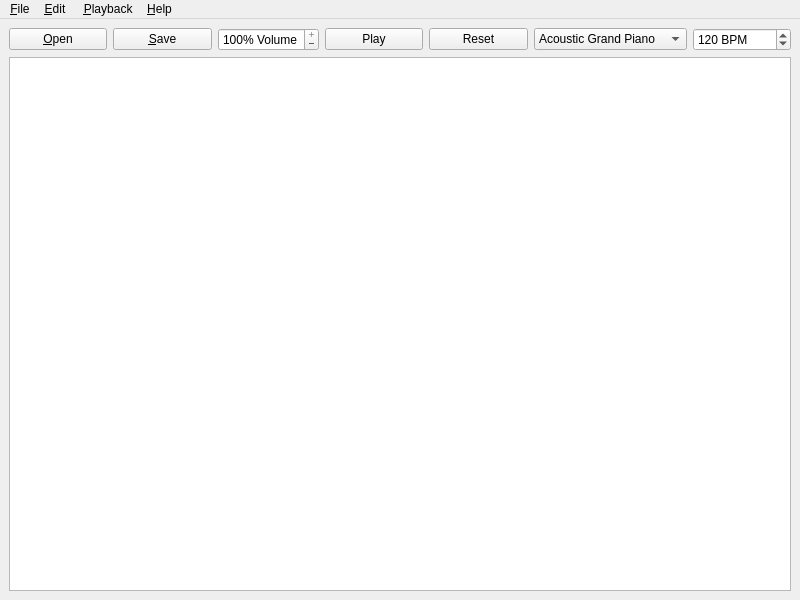
<?xml version="1.0" encoding="UTF-8"?>
<ui version="4.0">
 <author>Julio Augusto de Castilhos Borges</author>
 <class>MusicMachine</class>
 <widget class="QMainWindow" name="MusicMachine">
  <property name="geometry">
   <rect>
    <x>0</x>
    <y>0</y>
    <width>800</width>
    <height>600</height>
   </rect>
  </property>
  <property name="windowTitle">
   <string>Music Machine</string>
  </property>
  <property name="windowIcon">
   <iconset theme="QIcon::ThemeIcon::AudioCard"/>
  </property>
  <property name="unifiedTitleAndToolBarOnMac">
   <bool>false</bool>
  </property>
  <widget class="QWidget" name="centralwidget">
   <layout class="QVBoxLayout" name="verticalLayout">
    <item>
     <layout class="QHBoxLayout" name="horizontalLayout">
      <item>
       <widget class="QPushButton" name="pushButton">
        <property name="text">
         <string>&amp;Open</string>
        </property>
        <property name="icon">
         <iconset theme="QIcon::ThemeIcon::DocumentOpen"/>
        </property>
        <property name="shortcut">
         <string>Ctrl+O</string>
        </property>
       </widget>
      </item>
      <item>
       <widget class="QPushButton" name="pushButton_2">
        <property name="enabled">
         <bool>true</bool>
        </property>
        <property name="text">
         <string>&amp;Save</string>
        </property>
        <property name="icon">
         <iconset theme="QIcon::ThemeIcon::DocumentSave"/>
        </property>
       </widget>
      </item>
      <item>
       <widget class="QSpinBox" name="spinBox">
        <property name="buttonSymbols">
         <enum>QAbstractSpinBox::ButtonSymbols::PlusMinus</enum>
        </property>
        <property name="suffix">
         <string>% Volume</string>
        </property>
        <property name="maximum">
         <number>100</number>
        </property>
        <property name="value">
         <number>100</number>
        </property>
       </widget>
      </item>
      <item>
       <widget class="QPushButton" name="pushButton_3">
        <property name="text">
         <string>Play</string>
        </property>
        <property name="icon">
         <iconset theme="QIcon::ThemeIcon::MediaPlaybackStart"/>
        </property>
       </widget>
      </item>
      <item>
       <widget class="QPushButton" name="pushButton_4">
        <property name="text">
         <string>Reset</string>
        </property>
        <property name="icon">
         <iconset theme="QIcon::ThemeIcon::MediaPlaybackStop"/>
        </property>
       </widget>
      </item>
      <item>
       <widget class="QComboBox" name="comboBox">
        <item>
         <property name="text">
          <string>Acoustic Grand Piano</string>
         </property>
        </item>
        <item>
         <property name="text">
          <string>Bright Acoustic Piano</string>
         </property>
        </item>
        <item>
         <property name="text">
          <string>Electric Grand Piano</string>
         </property>
        </item>
        <item>
         <property name="text">
          <string>Honky-tonk Piano</string>
         </property>
        </item>
        <item>
         <property name="text">
          <string>Electric Piano 1</string>
         </property>
        </item>
        <item>
         <property name="text">
          <string>Electric Piano 2</string>
         </property>
        </item>
        <item>
         <property name="text">
          <string>Harpsichord</string>
         </property>
        </item>
        <item>
         <property name="text">
          <string>Clavinet</string>
         </property>
        </item>
        <item>
         <property name="text">
          <string>Celesta</string>
         </property>
        </item>
        <item>
         <property name="text">
          <string>Glockenspiel</string>
         </property>
        </item>
        <item>
         <property name="text">
          <string>Music Box</string>
         </property>
        </item>
        <item>
         <property name="text">
          <string>Vibraphone</string>
         </property>
        </item>
        <item>
         <property name="text">
          <string>Marimba</string>
         </property>
        </item>
        <item>
         <property name="text">
          <string>Xylophone</string>
         </property>
        </item>
        <item>
         <property name="text">
          <string>Tubular Bells</string>
         </property>
        </item>
        <item>
         <property name="text">
          <string>Dulcimer</string>
         </property>
        </item>
        <item>
         <property name="text">
          <string>Drawbar Organ</string>
         </property>
        </item>
        <item>
         <property name="text">
          <string>Percussive Organ</string>
         </property>
        </item>
        <item>
         <property name="text">
          <string>Rock Organ</string>
         </property>
        </item>
        <item>
         <property name="text">
          <string>Church Organ</string>
         </property>
        </item>
        <item>
         <property name="text">
          <string>Reed Organ</string>
         </property>
        </item>
        <item>
         <property name="text">
          <string>Accordion</string>
         </property>
        </item>
        <item>
         <property name="text">
          <string>Harmonica</string>
         </property>
        </item>
        <item>
         <property name="text">
          <string>Tango Accordion</string>
         </property>
        </item>
        <item>
         <property name="text">
          <string>Acoustic Guitar (nylon)</string>
         </property>
        </item>
        <item>
         <property name="text">
          <string>Acoustic Guitar (steel)</string>
         </property>
        </item>
        <item>
         <property name="text">
          <string>Electric Guitar (jazz)</string>
         </property>
        </item>
        <item>
         <property name="text">
          <string>Electric Guitar (clean)</string>
         </property>
        </item>
        <item>
         <property name="text">
          <string>Electric Guitar (muted)</string>
         </property>
        </item>
        <item>
         <property name="text">
          <string>Overdriven Guitar</string>
         </property>
        </item>
        <item>
         <property name="text">
          <string>Distortion Guitar</string>
         </property>
        </item>
        <item>
         <property name="text">
          <string>Guitar harmonics</string>
         </property>
        </item>
        <item>
         <property name="text">
          <string>Acoustic Bass</string>
         </property>
        </item>
        <item>
         <property name="text">
          <string>Electric Bass (finger)</string>
         </property>
        </item>
        <item>
         <property name="text">
          <string>Electric Bass (pick)</string>
         </property>
        </item>
        <item>
         <property name="text">
          <string>Fretless Bass</string>
         </property>
        </item>
        <item>
         <property name="text">
          <string>Slap Bass 1</string>
         </property>
        </item>
        <item>
         <property name="text">
          <string>Slap Bass 2</string>
         </property>
        </item>
        <item>
         <property name="text">
          <string>Synth Bass 1</string>
         </property>
        </item>
        <item>
         <property name="text">
          <string>Synth Bass 2</string>
         </property>
        </item>
        <item>
         <property name="text">
          <string>Violin</string>
         </property>
        </item>
        <item>
         <property name="text">
          <string>Viola</string>
         </property>
        </item>
        <item>
         <property name="text">
          <string>Cello</string>
         </property>
        </item>
        <item>
         <property name="text">
          <string>Contrabass</string>
         </property>
        </item>
        <item>
         <property name="text">
          <string>Tremolo Strings</string>
         </property>
        </item>
        <item>
         <property name="text">
          <string>Pizzicato Strings</string>
         </property>
        </item>
        <item>
         <property name="text">
          <string>Orchestral Harp</string>
         </property>
        </item>
        <item>
         <property name="text">
          <string>Timpani</string>
         </property>
        </item>
        <item>
         <property name="text">
          <string>String Ensemble 1</string>
         </property>
        </item>
        <item>
         <property name="text">
          <string>String Ensemble 2</string>
         </property>
        </item>
        <item>
         <property name="text">
          <string>SynthStrings 1</string>
         </property>
        </item>
        <item>
         <property name="text">
          <string>SynthStrings 2</string>
         </property>
        </item>
        <item>
         <property name="text">
          <string>Choir Aahs</string>
         </property>
        </item>
        <item>
         <property name="text">
          <string>Voice Oohs</string>
         </property>
        </item>
        <item>
         <property name="text">
          <string>Synth Voice</string>
         </property>
        </item>
        <item>
         <property name="text">
          <string>Orchestra Hit</string>
         </property>
        </item>
        <item>
         <property name="text">
          <string>Trumpet</string>
         </property>
        </item>
        <item>
         <property name="text">
          <string>Trombone</string>
         </property>
        </item>
        <item>
         <property name="text">
          <string>Tuba</string>
         </property>
        </item>
        <item>
         <property name="text">
          <string>Muted Trumpet</string>
         </property>
        </item>
        <item>
         <property name="text">
          <string>French Horn</string>
         </property>
        </item>
        <item>
         <property name="text">
          <string>Brass Section</string>
         </property>
        </item>
        <item>
         <property name="text">
          <string>SynthBrass 1</string>
         </property>
        </item>
        <item>
         <property name="text">
          <string>SynthBrass 2</string>
         </property>
        </item>
        <item>
         <property name="text">
          <string>Soprano Sax</string>
         </property>
        </item>
        <item>
         <property name="text">
          <string>Alto Sax</string>
         </property>
        </item>
        <item>
         <property name="text">
          <string>Tenor Sax</string>
         </property>
        </item>
        <item>
         <property name="text">
          <string>Baritone Sax</string>
         </property>
        </item>
        <item>
         <property name="text">
          <string>Oboe</string>
         </property>
        </item>
        <item>
         <property name="text">
          <string>English Horn</string>
         </property>
        </item>
        <item>
         <property name="text">
          <string>Bassoon</string>
         </property>
        </item>
        <item>
         <property name="text">
          <string>Clarinet</string>
         </property>
        </item>
        <item>
         <property name="text">
          <string>Piccolo</string>
         </property>
        </item>
        <item>
         <property name="text">
          <string>Flute</string>
         </property>
        </item>
        <item>
         <property name="text">
          <string>Recorder</string>
         </property>
        </item>
        <item>
         <property name="text">
          <string>Pan Flute</string>
         </property>
        </item>
        <item>
         <property name="text">
          <string>Blown Bottle</string>
         </property>
        </item>
        <item>
         <property name="text">
          <string>Shakuhachi</string>
         </property>
        </item>
        <item>
         <property name="text">
          <string>Whistle</string>
         </property>
        </item>
        <item>
         <property name="text">
          <string>Ocarina</string>
         </property>
        </item>
        <item>
         <property name="text">
          <string>Lead 1 (square)</string>
         </property>
        </item>
        <item>
         <property name="text">
          <string>Lead 2 (sawtooth)</string>
         </property>
        </item>
        <item>
         <property name="text">
          <string>Lead 3 (calliope)</string>
         </property>
        </item>
        <item>
         <property name="text">
          <string>Lead 4 (chiff)</string>
         </property>
        </item>
        <item>
         <property name="text">
          <string>Lead 5 (charang)</string>
         </property>
        </item>
        <item>
         <property name="text">
          <string>Lead 6 (voice)</string>
         </property>
        </item>
        <item>
         <property name="text">
          <string>Lead 7 (fifths)</string>
         </property>
        </item>
        <item>
         <property name="text">
          <string>Lead 8 (bass + lead)</string>
         </property>
        </item>
        <item>
         <property name="text">
          <string>Pad 1 (new age)</string>
         </property>
        </item>
        <item>
         <property name="text">
          <string>Pad 2 (warm)</string>
         </property>
        </item>
        <item>
         <property name="text">
          <string>Pad 3 (polysynth)</string>
         </property>
        </item>
        <item>
         <property name="text">
          <string>Pad 4 (choir)</string>
         </property>
        </item>
        <item>
         <property name="text">
          <string>Pad 5 (bowed)</string>
         </property>
        </item>
        <item>
         <property name="text">
          <string>Pad 6 (metallic)</string>
         </property>
        </item>
        <item>
         <property name="text">
          <string>Pad 7 (halo)</string>
         </property>
        </item>
        <item>
         <property name="text">
          <string>Pad 8 (sweep)</string>
         </property>
        </item>
        <item>
         <property name="text">
          <string>FX 1 (rain)</string>
         </property>
        </item>
        <item>
         <property name="text">
          <string>FX 2 (soundtrack)</string>
         </property>
        </item>
        <item>
         <property name="text">
          <string>FX 3 (crystal)</string>
         </property>
        </item>
        <item>
         <property name="text">
          <string>FX 4 (atmosphere)</string>
         </property>
        </item>
        <item>
         <property name="text">
          <string>FX 5 (brightness)</string>
         </property>
        </item>
        <item>
         <property name="text">
          <string>FX 6 (goblins)</string>
         </property>
        </item>
        <item>
         <property name="text">
          <string>FX 7 (echoes)</string>
         </property>
        </item>
        <item>
         <property name="text">
          <string>FX 8 (sci-fi)</string>
         </property>
        </item>
        <item>
         <property name="text">
          <string>Sitar</string>
         </property>
        </item>
        <item>
         <property name="text">
          <string>Banjo</string>
         </property>
        </item>
        <item>
         <property name="text">
          <string>Shamisen</string>
         </property>
        </item>
        <item>
         <property name="text">
          <string>Koto</string>
         </property>
        </item>
        <item>
         <property name="text">
          <string>Kalimba</string>
         </property>
        </item>
        <item>
         <property name="text">
          <string>Bag pipe</string>
         </property>
        </item>
        <item>
         <property name="text">
          <string>Fiddle</string>
         </property>
        </item>
        <item>
         <property name="text">
          <string>Shanai</string>
         </property>
        </item>
        <item>
         <property name="text">
          <string>Tinkle Bell</string>
         </property>
        </item>
        <item>
         <property name="text">
          <string>Agogo</string>
         </property>
        </item>
        <item>
         <property name="text">
          <string>Steel Drums</string>
         </property>
        </item>
        <item>
         <property name="text">
          <string>Woodblock</string>
         </property>
        </item>
        <item>
         <property name="text">
          <string>Taiko Drum</string>
         </property>
        </item>
        <item>
         <property name="text">
          <string>Melodic Tom</string>
         </property>
        </item>
        <item>
         <property name="text">
          <string>Synth Drum</string>
         </property>
        </item>
        <item>
         <property name="text">
          <string>Reverse Cymbal</string>
         </property>
        </item>
        <item>
         <property name="text">
          <string>Guitar Fret Noise</string>
         </property>
        </item>
        <item>
         <property name="text">
          <string>Breath Noise</string>
         </property>
        </item>
        <item>
         <property name="text">
          <string>Seashore</string>
         </property>
        </item>
        <item>
         <property name="text">
          <string>Bird Tweet</string>
         </property>
        </item>
        <item>
         <property name="text">
          <string>Telephone Ring</string>
         </property>
        </item>
        <item>
         <property name="text">
          <string>Helicopter</string>
         </property>
        </item>
        <item>
         <property name="text">
          <string>Applause</string>
         </property>
        </item>
        <item>
         <property name="text">
          <string>Gunshot</string>
         </property>
        </item>
       </widget>
      </item>
      <item>
       <widget class="QSpinBox" name="spinBox_2">
        <property name="buttonSymbols">
         <enum>QAbstractSpinBox::ButtonSymbols::UpDownArrows</enum>
        </property>
        <property name="suffix">
         <string> BPM</string>
        </property>
        <property name="prefix">
         <string/>
        </property>
        <property name="minimum">
         <number>40</number>
        </property>
        <property name="maximum">
         <number>1200</number>
        </property>
        <property name="value">
         <number>120</number>
        </property>
       </widget>
      </item>
     </layout>
    </item>
    <item>
     <widget class="QPlainTextEdit" name="plainTextEdit"/>
    </item>
   </layout>
  </widget>
  <widget class="QMenuBar" name="menuBar">
   <property name="geometry">
    <rect>
     <x>0</x>
     <y>0</y>
     <width>800</width>
     <height>30</height>
    </rect>
   </property>
   <widget class="QMenu" name="menu_File">
    <property name="title">
     <string>&amp;File</string>
    </property>
    <widget class="QMenu" name="menu_Export">
     <property name="title">
      <string>&amp;Export</string>
     </property>
     <property name="icon">
      <iconset theme="QIcon::ThemeIcon::DocumentPageSetup"/>
     </property>
     <addaction name="action_mid"/>
     <addaction name="action_txt"/>
    </widget>
    <addaction name="actionOpen"/>
    <addaction name="actionSave"/>
    <addaction name="separator"/>
    <addaction name="menu_Export"/>
   </widget>
   <widget class="QMenu" name="menuPlayback">
    <property name="title">
     <string> &amp;Playback</string>
    </property>
    <addaction name="actionPlay"/>
    <addaction name="actionPause"/>
    <addaction name="separator"/>
    <addaction name="actionReset"/>
    <addaction name="separator"/>
    <addaction name="actionChange_Instrument"/>
    <addaction name="actionChange_BPM"/>
   </widget>
   <widget class="QMenu" name="menuEdit">
    <property name="title">
     <string>&amp;Edit</string>
    </property>
    <addaction name="actionUndo"/>
    <addaction name="actionRedo"/>
    <addaction name="separator"/>
    <addaction name="actionCut"/>
    <addaction name="actionCopy"/>
    <addaction name="actionPaste"/>
    <addaction name="actionDelete"/>
    <addaction name="separator"/>
    <addaction name="actionSelect_All"/>
   </widget>
   <widget class="QMenu" name="menu_Help">
    <property name="title">
     <string>&amp;Help</string>
    </property>
    <addaction name="actionAbout"/>
    <addaction name="actionLanguage"/>
   </widget>
   <addaction name="menu_File"/>
   <addaction name="menuEdit"/>
   <addaction name="menuPlayback"/>
   <addaction name="menu_Help"/>
  </widget>
  <action name="actionFile">
   <property name="text">
    <string>File</string>
   </property>
  </action>
  <action name="actionOpen">
   <property name="icon">
    <iconset theme="QIcon::ThemeIcon::DocumentOpen"/>
   </property>
   <property name="text">
    <string>&amp;Open</string>
   </property>
  </action>
  <action name="actionSave">
   <property name="icon">
    <iconset theme="QIcon::ThemeIcon::DocumentSave"/>
   </property>
   <property name="text">
    <string>&amp;Save</string>
   </property>
  </action>
  <action name="action_mid">
   <property name="text">
    <string>.mid</string>
   </property>
  </action>
  <action name="action_txt">
   <property name="text">
    <string>.txt</string>
   </property>
  </action>
  <action name="actionPlay">
   <property name="icon">
    <iconset theme="QIcon::ThemeIcon::MediaPlaybackStart"/>
   </property>
   <property name="text">
    <string>Play</string>
   </property>
  </action>
  <action name="actionPause">
   <property name="icon">
    <iconset theme="QIcon::ThemeIcon::MediaPlaybackPause"/>
   </property>
   <property name="text">
    <string>Pau&amp;se</string>
   </property>
  </action>
  <action name="actionReset">
   <property name="icon">
    <iconset theme="QIcon::ThemeIcon::MediaPlaybackStop"/>
   </property>
   <property name="text">
    <string>&amp;Reset</string>
   </property>
  </action>
  <action name="actionChange_BPM">
   <property name="icon">
    <iconset theme="QIcon::ThemeIcon::SystemReboot"/>
   </property>
   <property name="text">
    <string>Change &amp;BPM</string>
   </property>
  </action>
  <action name="actionUndo">
   <property name="icon">
    <iconset theme="QIcon::ThemeIcon::EditUndo"/>
   </property>
   <property name="text">
    <string>&amp;Undo</string>
   </property>
  </action>
  <action name="actionRedo">
   <property name="icon">
    <iconset theme="QIcon::ThemeIcon::EditRedo"/>
   </property>
   <property name="text">
    <string>&amp;Redo</string>
   </property>
  </action>
  <action name="actionCut">
   <property name="icon">
    <iconset theme="QIcon::ThemeIcon::EditCut"/>
   </property>
   <property name="text">
    <string>Cut</string>
   </property>
  </action>
  <action name="actionCopy">
   <property name="icon">
    <iconset theme="QIcon::ThemeIcon::EditCopy"/>
   </property>
   <property name="text">
    <string>&amp;Copy</string>
   </property>
  </action>
  <action name="actionPaste">
   <property name="icon">
    <iconset theme="QIcon::ThemeIcon::EditPaste"/>
   </property>
   <property name="text">
    <string>Paste</string>
   </property>
  </action>
  <action name="actionDelete">
   <property name="icon">
    <iconset theme="QIcon::ThemeIcon::EditDelete"/>
   </property>
   <property name="text">
    <string>&amp;Delete</string>
   </property>
  </action>
  <action name="actionSelect_All">
   <property name="icon">
    <iconset theme="QIcon::ThemeIcon::EditSelectAll"/>
   </property>
   <property name="text">
    <string>Select &amp;All</string>
   </property>
  </action>
  <action name="actionAbout">
   <property name="icon">
    <iconset theme="QIcon::ThemeIcon::HelpAbout"/>
   </property>
   <property name="text">
    <string>About</string>
   </property>
  </action>
  <action name="actionChange_Instrument">
   <property name="icon">
    <iconset theme="QIcon::ThemeIcon::AudioCard"/>
   </property>
   <property name="text">
    <string>Change &amp;Instrument</string>
   </property>
  </action>
  <action name="actionLanguage">
   <property name="icon">
    <iconset theme="QIcon::ThemeIcon::AddressBookNew"/>
   </property>
   <property name="text">
    <string>&amp;Language</string>
   </property>
  </action>
 </widget>
 <resources/>
 <connections/>
</ui>
